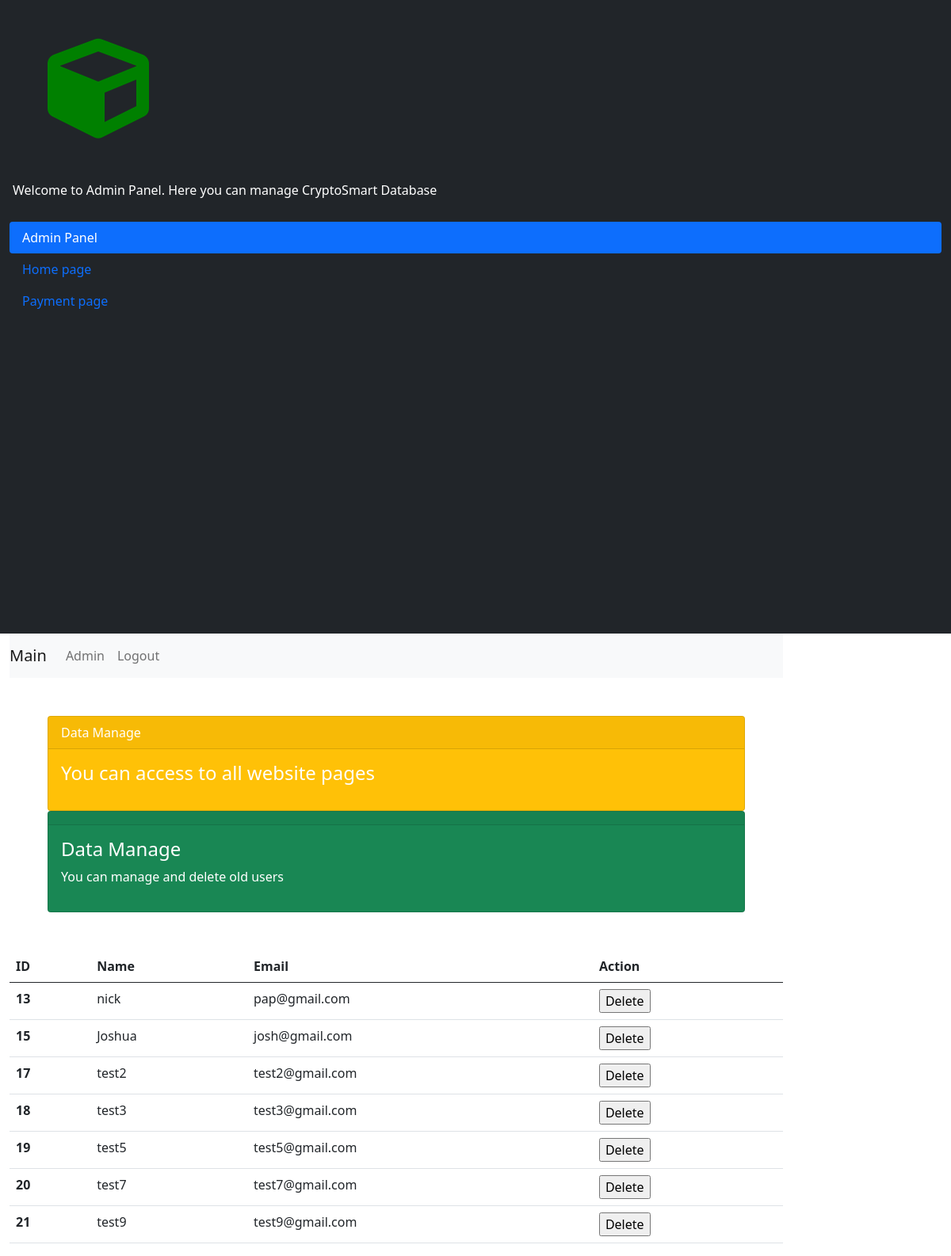
Page /admin_panel.php on the earlier database version.
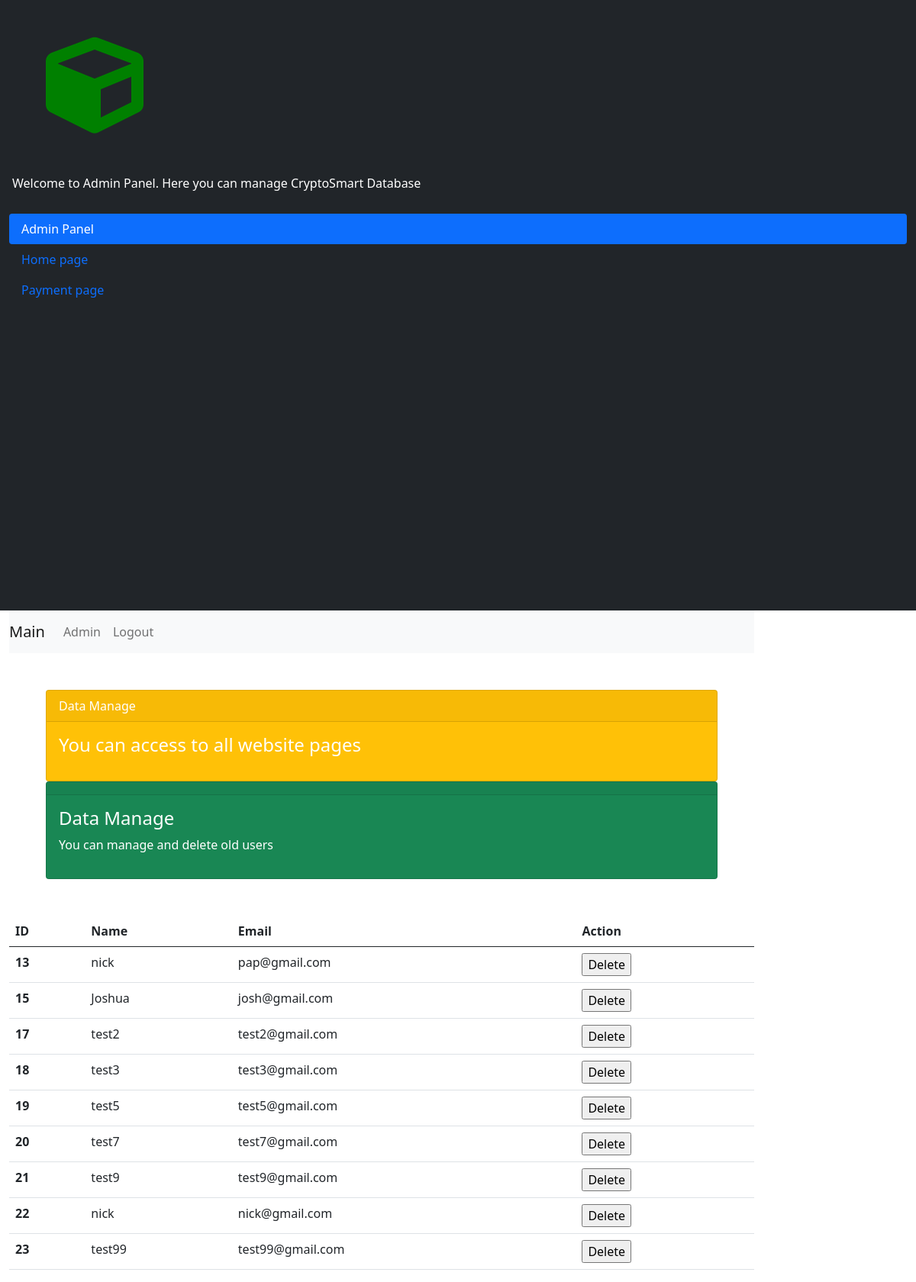
Same page on the later database version.
### tables this page shows
CREATE TABLE IF NOT EXISTS `users` (
  `id` int NOT NULL AUTO_INCREMENT,
  `name` varchar(50) DEFAULT NULL,
  `login` varchar(100) DEFAULT NULL,
  `email` varchar(255) DEFAULT NULL,
  `password` varchar(50) DEFAULT NULL,
  `Type_ID` int NOT NULL,
  PRIMARY KEY (`id`)
);

### admin_panel.php (the view, shortened to what this page needs)
<?php
  require_once 'server/connect.php';
?>
<!DOCTYPE html>
<html lang="en">
<head>
    <link rel="stylesheet" href="https://cdnjs.cloudflare.com/ajax/libs/font-awesome/5.15.3/css/all.min.css" />
    <link rel = "stylesheet" href = "css/bootstrap.css">
</head>
<body>
<div class="container-fluid fill">
  <div class="row">
    <div class="col bg-dark" style="height: 100vh;">
    <i class="fa fa-cube fa-8x m-5" style="color:green;"></i>
    <p class="card-text m-1 pb-4" style="color:white;">Welcome to Admin Panel. Here you can manage CryptoSmart Database</p>
        <ul class="nav nav-pills flex-column">
          <li class="nav-item">
            <a class="nav-link active" href="#">Admin Panel</a>
          </li>
          <li class="nav-item">
            <a class="nav-link" href="main.php">Home page</a>
          </li>
          <li class="nav-item">
            <a class="nav-link" href="payment.php">Payment page</a>
          </li>
       </ul>
      </div>
    <div class="col-md-10">
   <nav class="navbar navbar-expand-lg navbar-light bg-light">
  <a class="navbar-brand" href="#">Main</a>
  <div class="collapse navbar-collapse" id="navbarNavDropdown">
    <ul class="navbar-nav">
      <li class="nav-item active">
        <a class="nav-link" href="#">Admin<span class="sr-only">(current)</span></a>
      </li>
      <li class="nav-item">
        <a class="nav-link" href="server/logout.php">Logout</a>
      </li>
    </ul>
  </div>
</nav>
    <div class="row">
      <div class="col-md-12">
      <div class="card-deck p-5">
        <div class="card bg-warning text-white">
          <div class="card-header">Data Manage</div>
            <div class="card-body">
            <h4 class="card-title">You can access to all website pages</h4>
          </div>
        </div>
        <div class="card bg-success text-white">
          <div class="card-header"></div>
            <div class="card-body">
            <h4 class="card-title">Data Manage</h4>
            <p clas="card-text">You can manage and delete old users</p>
          </div>
        </div>
        </div>
    </div>
      </div>
      <table class="table table-hover w-100">
        <thead>
          <tr>
            <th>ID</th>
            <th>Name</th>
            <th>Email</th>
            <th>Action</th>
         </tr>
        </thead>
        <tbody>
        <?php
        $sql = "SELECT * FROM users";
        $result = mysqli_query($connect, $sql);
        while ($users = mysqli_fetch_assoc($result)){ ?>
          <tr>
            <th><?= $users['id'] ?></th>
            <td><?= $users['name'] ?></td>
            <td><?= $users['email'] ?></td>
            <td><form action="server/delete.php" method="POST">
                 <input type="submit" value="Delete">
             </form>
            </td>
          </tr>
        <?php } ?>
        </tbody>
      </table>
</div>
</div>
</div>
</body>
</html>

Differences in the rows shown:
added users: id "22", name "nick", email "nick@gmail.com"
added users: id "23", name "test99", email "test99@gmail.com"
